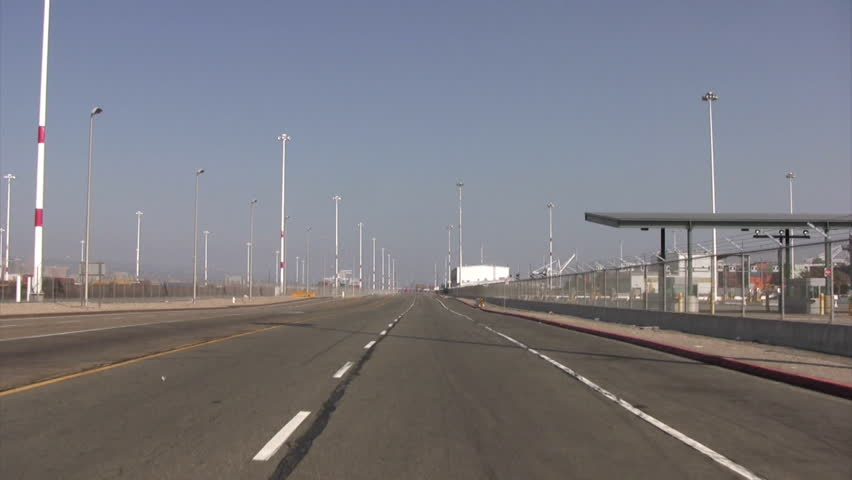
#> input picture r.jpg, 852 x 480 px
$ python lanedetect.py   (Python 2 division)
#> lines starting #> are read from the running program, lines starting #| are printed output that depends on the picture; after the words box and inside, x2 and y2 are one past the last pixel; in counts of white or black regions, pixels touching at a corner belong together
import cv2
import numpy as np

cv2.namedWindow('image',cv2.WINDOW_NORMAL)
img = cv2.imread('r.jpg')
#> img is the input picture: shape (480, 852, 3); mean B, G, R 128.4, 121.6, 122.3
grayscale_img = cv2.cvtColor(img, cv2.COLOR_BGR2GRAY)
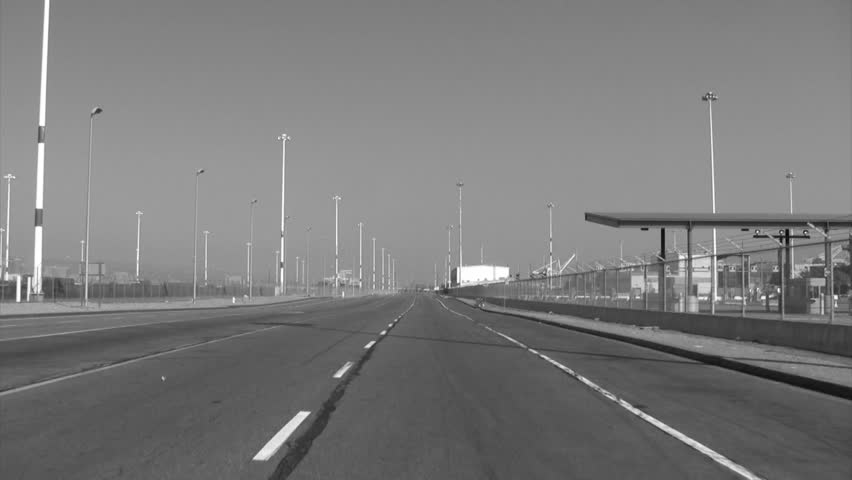
#> grayscale_img: shape (480, 852); min 3, max 255, mean 122.6

height, length,_ = img.shape
#> height = 480; length = 852
bottom_left = (0, height)                                      # (1)
#> bottom_left = (0, 480)
bottom_right = (length, height)
#> bottom_right = (852, 480)
print height
#| 480
top_left = (int(length / 2)-50,int(height/1.5))
#> top_left = (376, 320)
top_right = (int(length / 2)+50,int(height/1.5))
#> top_right = (476, 320)
region = [np.array([bottom_left,top_left,top_right,bottom_right])]  # (2)

mask = np.zeros_like(grayscale_img)                            # (1)
keep_region_color = 255
cv2.fillPoly(mask, region, keep_region_color)                  # (2)
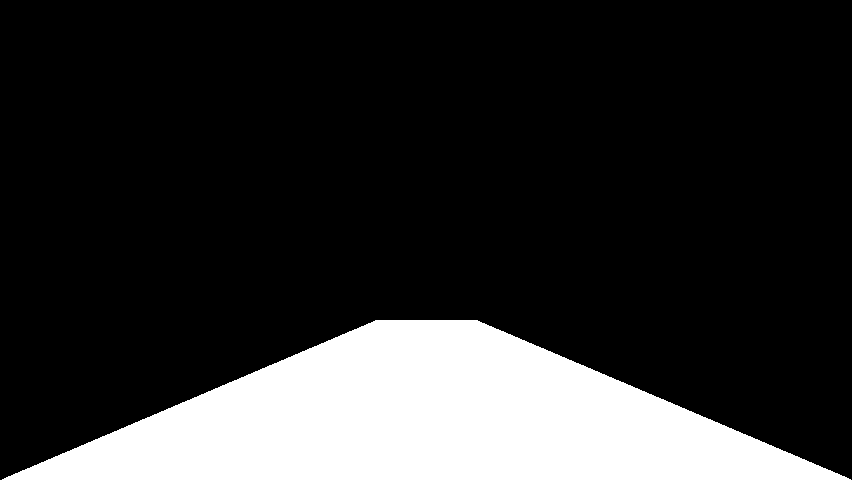
#> mask: shape (480, 852); 18.6% white; 1 white region, box (x1, y1, x2, y2) and area: (2, 320, 851, 480) 76215
region_selected_image = cv2.bitwise_and(grayscale_img, mask)
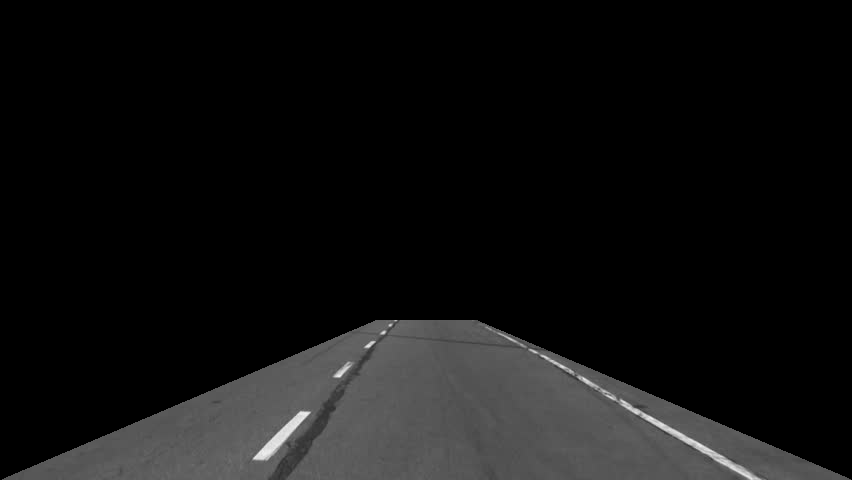
#> region_selected_image: shape (480, 852); min 0, max 241, mean 17.1

kernel_size = 3
blurred =  cv2.GaussianBlur(region_selected_image, (kernel_size, kernel_size), 0)

low_threshold = 150
high_threshold = 300
canny_transformed = cv2.Canny(blurred, low_threshold, high_threshold)
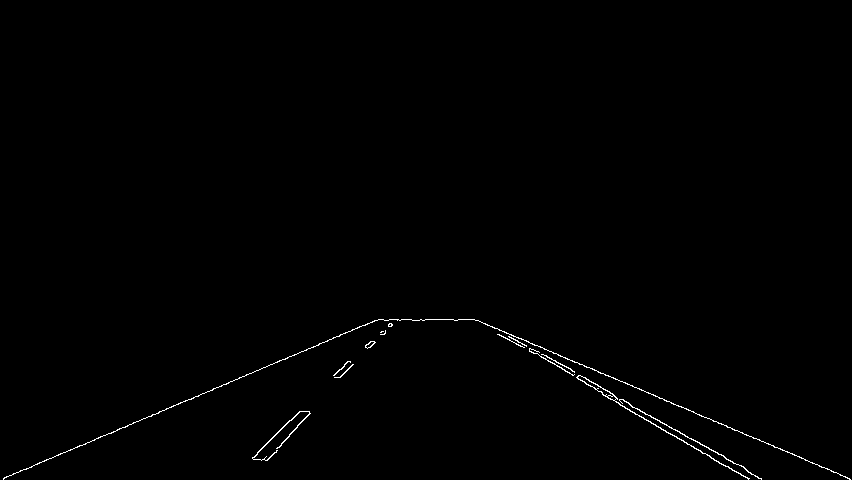
#> canny_transformed: shape (480, 852); 0.51% white in thin lines or dots, all inside (x1, y1, x2, y2) = (3, 319, 851, 480)

#> (the run stopped early here; a loop or call above may not have finished)

$ run again, with 1.jpg copied over r.jpg
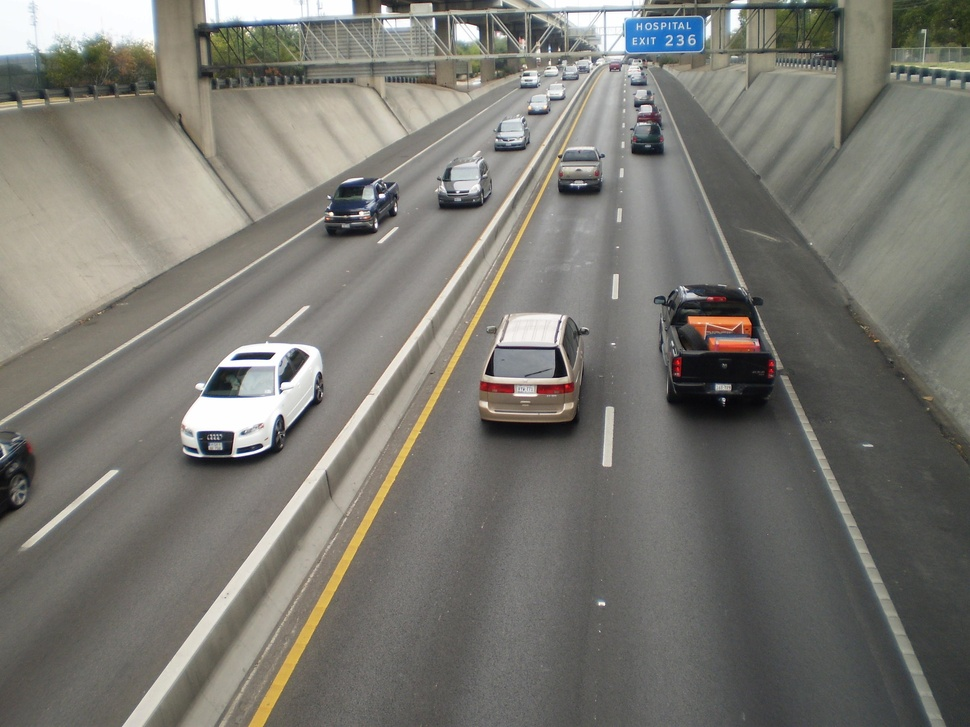
#> input picture 1.jpg, 970 x 727 px, shrunk from 2400 x 1800 before the run
#> img is the input picture: shape (727, 970, 3); mean B, G, R 113.7, 120.1, 121.7
#| 727
#> `cv2.fillPoly(mask, region, keep_region_color)`:
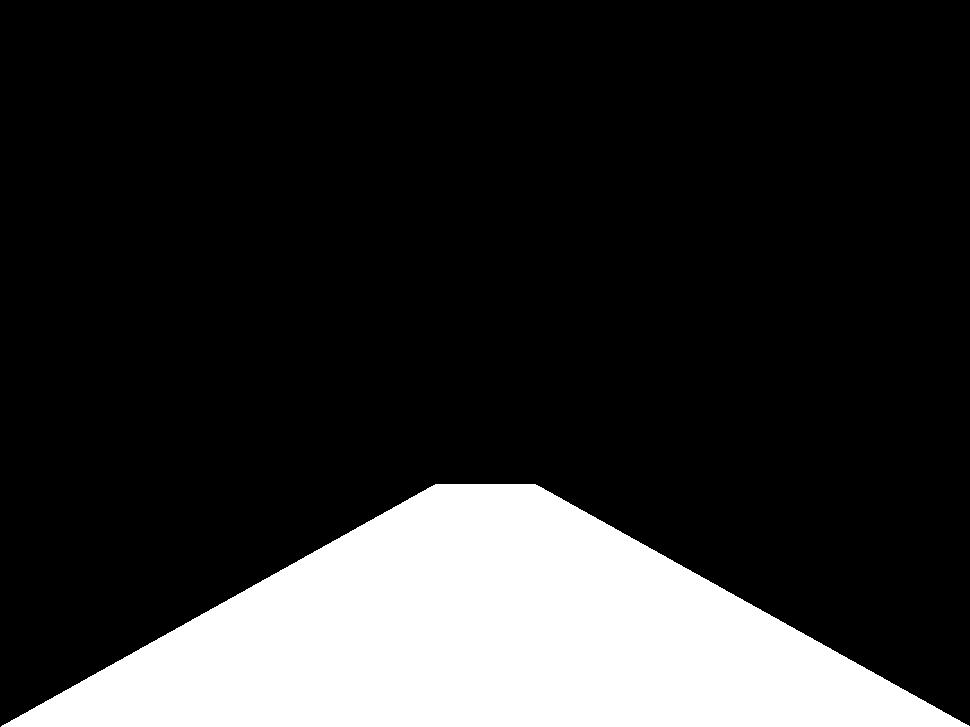
#> mask: shape (727, 970); 18.5% white; 1 white region, box (x1, y1, x2, y2) and area: (1, 484, 970, 727) 130197
#> `canny_transformed = cv2.Canny(blurred, low_threshold, high_threshold)`:
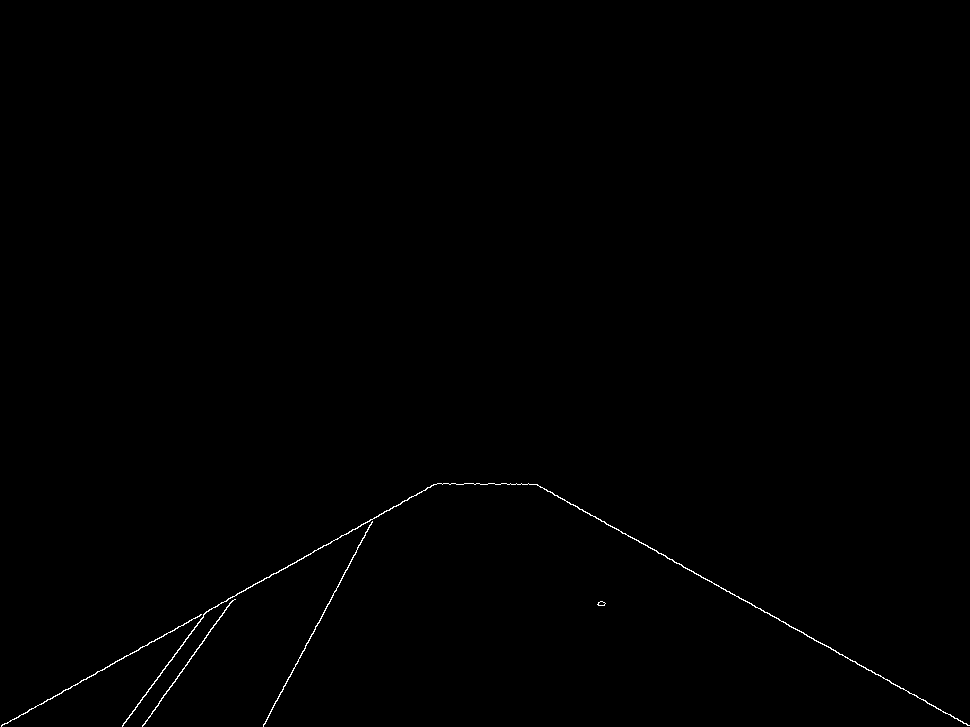
#> canny_transformed: shape (727, 970); 0.3% white in thin lines or dots, all inside (x1, y1, x2, y2) = (1, 483, 970, 727)

$ run again, with 3.jpg copied over r.jpg
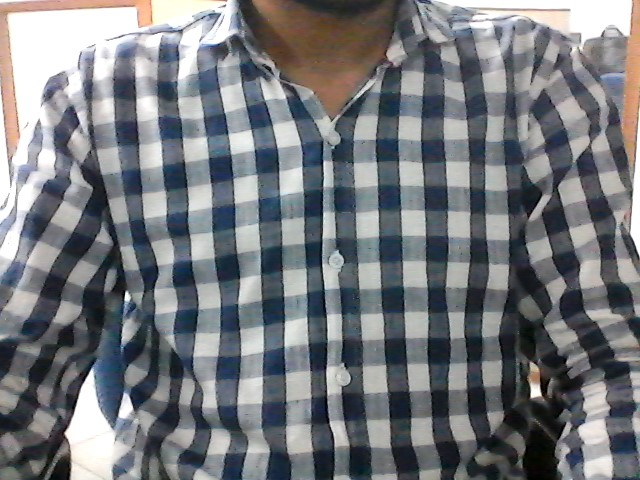
#> input picture 3.jpg, 640 x 480 px
#> img is the input picture: shape (480, 640, 3); mean B, G, R 124.9, 120.9, 118.2
#| 480
#> `cv2.fillPoly(mask, region, keep_region_color)`:
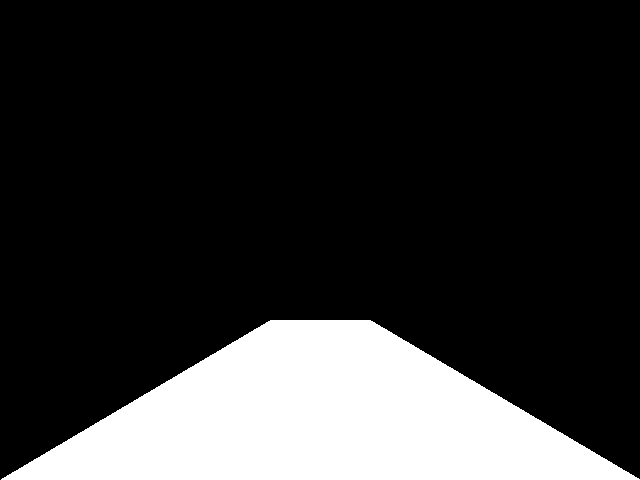
#> mask: shape (480, 640); 19.3% white; 1 white region, box (x1, y1, x2, y2) and area: (1, 320, 640, 480) 59310
#> `canny_transformed = cv2.Canny(blurred, low_threshold, high_threshold)`:
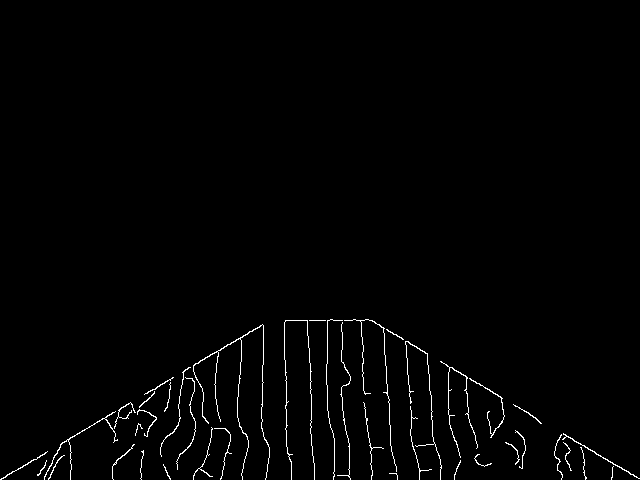
#> canny_transformed: shape (480, 640); 1.3% white in thin lines or dots, all inside (x1, y1, x2, y2) = (0, 319, 640, 480)

$ run again, with 31.jpg copied over r.jpg
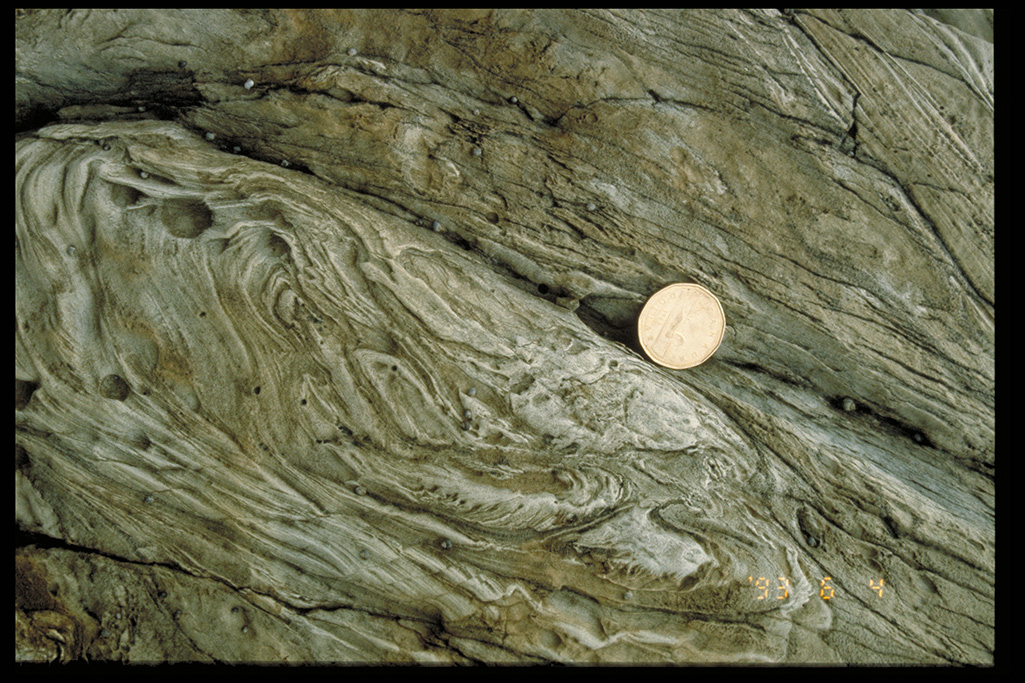
#> input picture 31.jpg, 1025 x 683 px
#> img is the input picture: shape (683, 1025, 3); mean B, G, R 77.7, 103.6, 102.8
#| 683
#> `cv2.fillPoly(mask, region, keep_region_color)`:
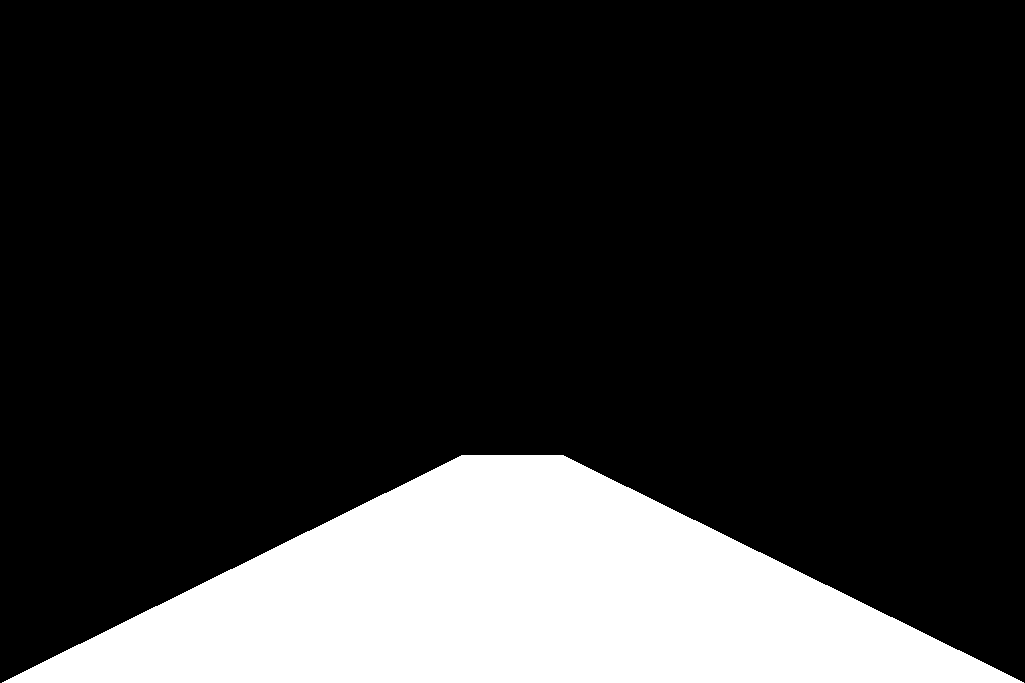
#> mask: shape (683, 1025); 18.3% white; 1 white region, box (x1, y1, x2, y2) and area: (2, 455, 1024, 683) 128255
#> `canny_transformed = cv2.Canny(blurred, low_threshold, high_threshold)`:
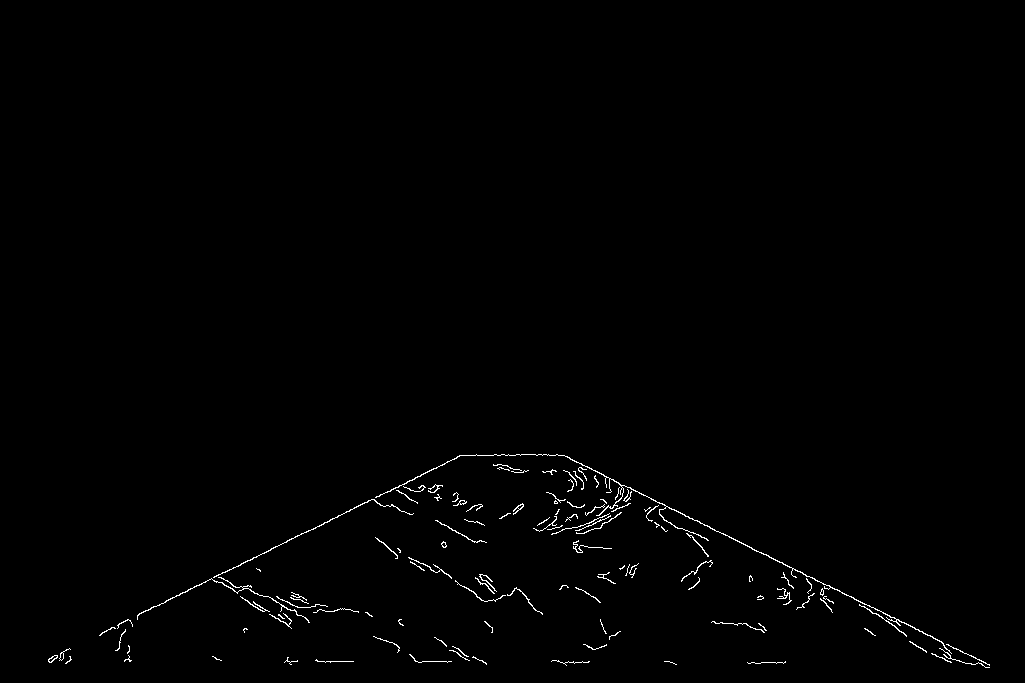
#> canny_transformed: shape (683, 1025); 0.71% white in thin lines or dots, all inside (x1, y1, x2, y2) = (48, 454, 990, 668)
